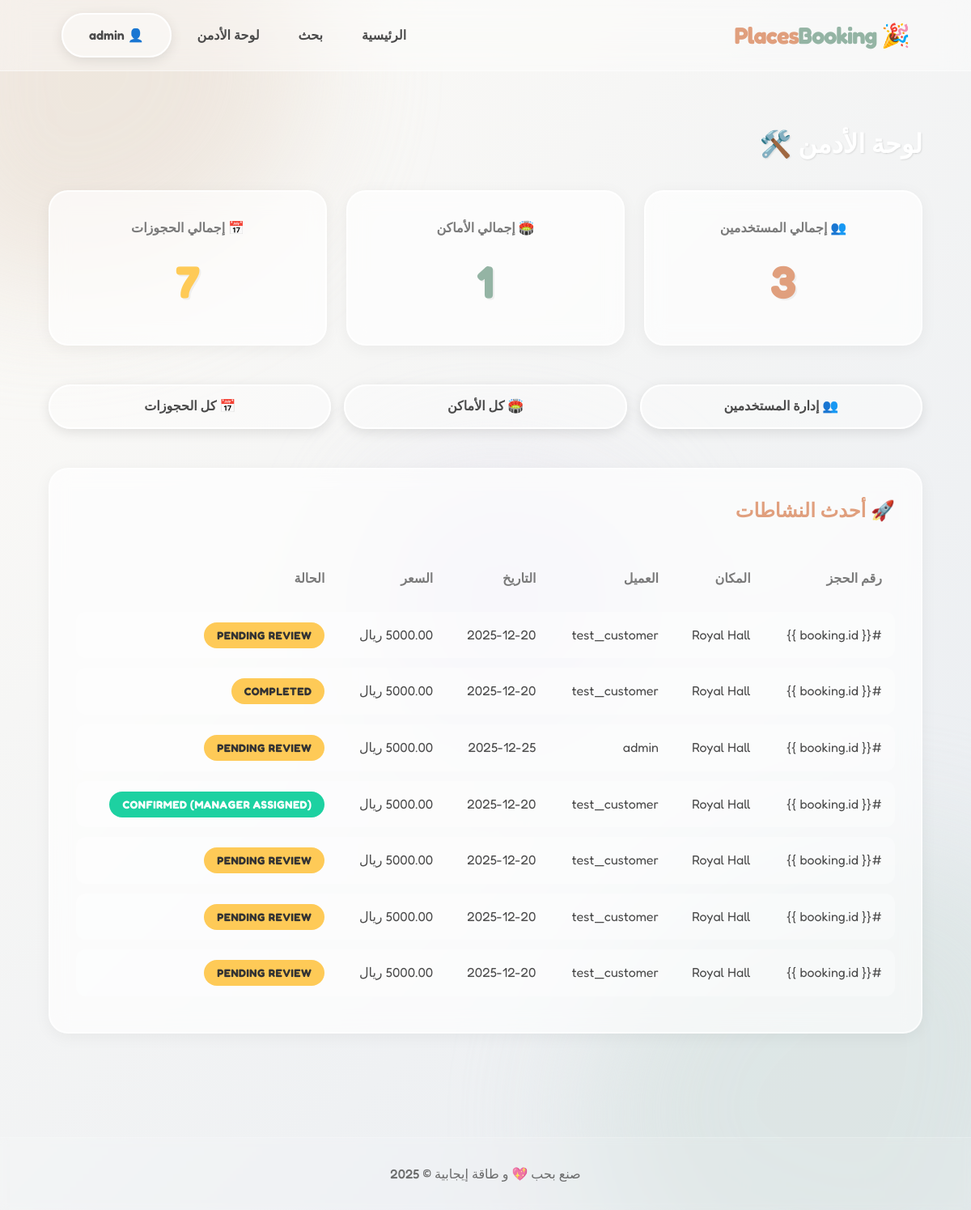
The page /users/admin-dashboard/ (signed in) on the database as committed earlier.
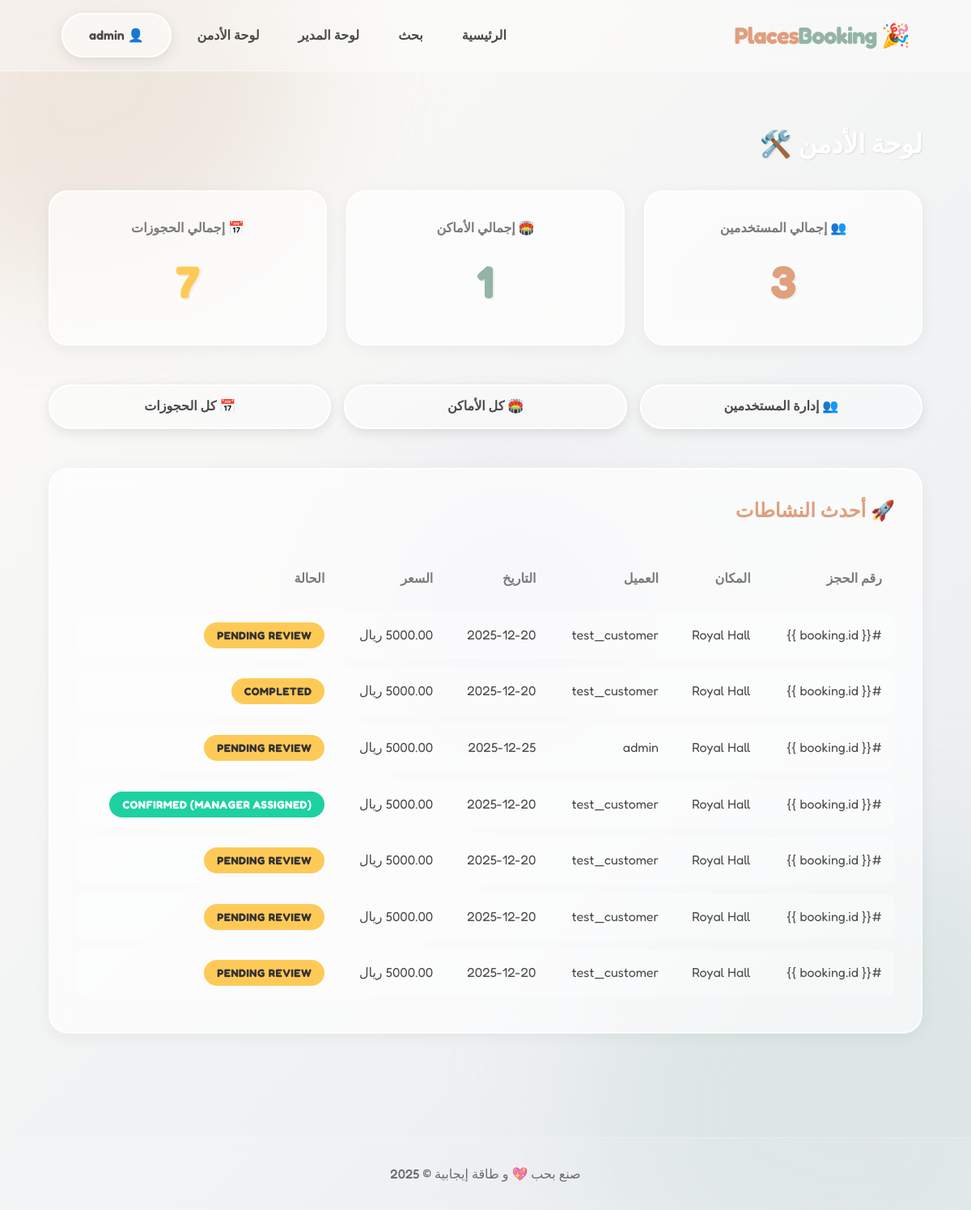
The same page on the database as committed later.
### users/views.py (the view)
# urls.py: path('admin-dashboard/', views.admin_dashboard, name='admin_dashboard'),
@login_required
@user_passes_test(is_admin)
def admin_dashboard(request):
    total_users = User.objects.count()
    total_venues = Venue.objects.count()
    total_bookings = Booking.objects.count()
    recent_bookings = Booking.objects.all().order_by('-created_at')[:10]
    context = {
        'total_users': total_users,
        'total_venues': total_venues,
        'total_bookings': total_bookings,
        'recent_bookings': recent_bookings
    }
    return render(request, 'users/admin_dashboard.html', context)

### users/models.py (called while the page is built)
    def is_manager(self):
         return self.role == self.Role.MANAGER

### users/views.py (called while the page is built)
def is_admin(user):
    return user.role == User.Role.ADMIN or user.is_superuser

### templates/users/admin_dashboard.html (shortened to what the changed rows need)
{% extends 'base.html' %}
{% block content %}
<div class="container" style="padding: 4rem 0;">
    <h1 style="color: white; margin-bottom: 2rem; text-shadow: 1px 1px 2px rgba(0,0,0,0.1);">لوحة الأدمن 🛠️</h1>
    <div class="glass-card" style="padding: 2rem; overflow-x: auto;">
        <h2 style="margin-bottom: 1.5rem; color: var(--color-primary);">🚀 أحدث النشاطات</h2>
        <table style="width: 100%; border-collapse: separate; border-spacing: 0 0.8rem;">
            <thead>
                <tr style="text-align: right; color: var(--color-text-light);">
                    <th style="padding: 1rem;">رقم الحجز</th>
                    <th style="padding: 1rem;">المكان</th>
                    <th style="padding: 1rem;">العميل</th>
                    <th style="padding: 1rem;">التاريخ</th>
                    <th style="padding: 1rem;">السعر</th>
                    <th style="padding: 1rem;">الحالة</th>
                </tr>
            </thead>
        </table>
    </div>
</div>
{% endblock %}

### templates/base.html (shortened to what this page needs)
{% load static %}
<!DOCTYPE html>
<html lang="ar" dir="rtl">
<head>
    <link rel="stylesheet" href="{% static 'css/style.css' %}">
</head>
<body>
    <div class="blobs-container">
        <div class="blob blob-1"></div>
        <div class="blob blob-2"></div>
        <div class="blob blob-3"></div>
    </div>
    <nav class="glass-nav">
        <div class="container" style="display: flex; justify-content: space-between; align-items: center;">
            <a href="{% url 'home' %}"
                style="font-size: 1.8rem; font-weight: 700; color: var(--color-primary); letter-spacing: -1px;">
                🎉 Places<span style="color: var(--color-secondary);">Booking</span>
            </a>
            <div style="display: flex; gap: 1rem; align-items: center;">
                <a href="{% url 'home' %}" class="nav-link">الرئيسية</a>
                <a href="{% url 'search' %}" class="nav-link">بحث</a>
                {% if user.is_authenticated %}
                {% if user.is_manager %}
                <a href="{% url 'manager_dashboard' %}" class="nav-link">لوحة المدير</a>
                {% endif %}
                {% if user.is_superuser %}
                <a href="{% url 'admin_dashboard' %}" class="nav-link">لوحة الأدمن</a>
                {% endif %}
                <a href="{% url 'customer_dashboard' %}" class="btn btn-glass">
                    👤 {{ user.username }}
                </a>
                {% else %}
                <a href="/accounts/login/" class="nav-link">دخول</a>
                <a href="/accounts/signup/" class="btn btn-primary">حساب جديد</a>
                {% endif %}
            </div>
        </div>
    </nav>
    <main style="min-height: 70vh;">
        {% block content %}{% endblock %}
    </main>
    <footer class="glass-footer">
        <div class="container">
            <p style="opacity: 0.8; font-weight: 500;">
                صنع بحب 💖 و طاقة إيجابية &copy; {% now "Y" %}
            </p>
        </div>
    </footer>
</body>
</html>

Rows that differ between the two databases and show on the page:
changed User "admin": role "CUSTOMER" → "MANAGER" (drawn)
Other text that changed with them:
text now shown: "لوحة المدير"
